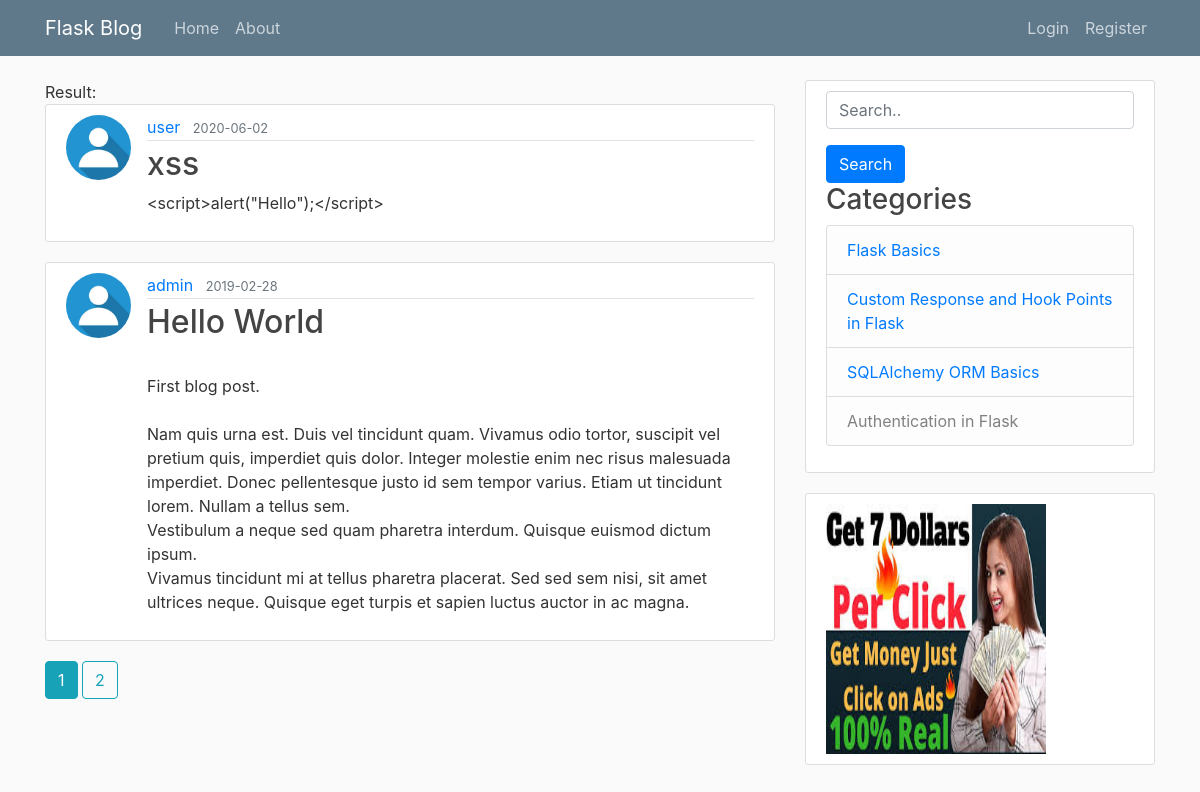
/home, run on an earlier commit of the app's database.
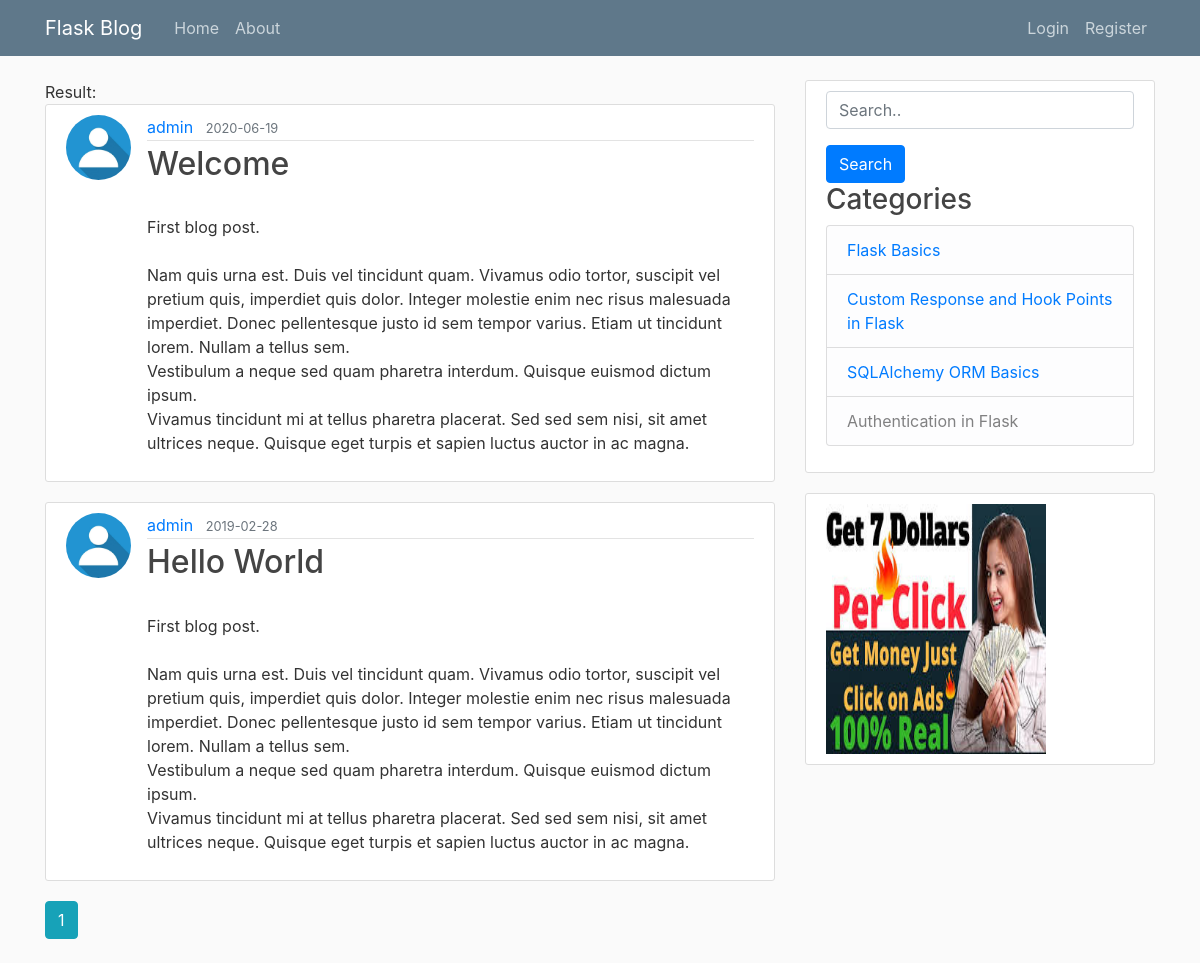
And on a later commit of the database.
### flaskblog/models.py (models this page shows, shortened)
class Post(db.Model):
    id = db.Column(db.Integer, primary_key=True)
    title = db.Column(db.String(100), nullable=False)
    date_posted = db.Column(db.DateTime, nullable=False,
                            default=datetime.utcnow)
    content = db.Column(db.Text(), nullable=False)
    user_id = db.Column(db.Integer, db.ForeignKey('user.id'), nullable=False)

class User(db.Model, UserMixin):
    id = db.Column(db.Integer, primary_key=True)
    username = db.Column(db.String(20), unique=True, nullable=False)
    email = db.Column(db.String(120), unique=True, nullable=False)
    password = db.Column(db.String(60), nullable=False)
    image_file = db.Column(db.String(20), nullable=False,
                           default='default.jpg')
    Posts = db.relationship('Post', backref='author', lazy=True)

### flaskblog/main/routes.py (the view)
@main.route("/")
@main.route("/home")
def home():
    page = request.args.get('page', 1, type=int)
    posts = Post.query.order_by(
        Post.date_posted.desc()).paginate(page=page, per_page=2)
    return render_template('home.html', posts=posts)

### flaskblog/templates/home.html
{% extends "layout.html" %}
{% block content %}
<div>Result: {{query|safe}}</div>
    {% for post in posts.items %}
        <article class="media content-section">
          <img class="rounded-circle article-img" src="{{ url_for('static', filename='profile_pics/' + post.author.image_file) }}">
          <div class="media-body">
            <div class="article-metadata">
              <a class="mr-2" href="{{ url_for('users.user_posts', username=post.author.username) }}">{{ post.author.username }}</a>
              <small class="text-muted">{{ post.date_posted.strftime('%Y-%m-%d') }}</small>
            </div>
            <h2><a class="article-title" href="{{ url_for('posts.post', post_id=post.id) }}">{{ post.title }}</a></h2>
            <p class="article-content">{{ post.content }}</p>
          </div>
        </article>
    {% endfor %}
    {% for page_num in posts.iter_pages(left_edge=1, right_edge=1, left_current=1, right_current=2) %}
      {% if page_num %}
        {% if posts.page == page_num %}
          <a class="btn btn-info mb-4" href="{{ url_for('main.home', page=page_num) }}">{{ page_num }}</a>
        {% else %}
          <a class="btn btn-outline-info mb-4" href="{{ url_for('main.home', page=page_num) }}">{{ page_num }}</a>
        {% endif %}
      {% else %}
        ...
      {% endif %}
    {% endfor %}
{% endblock content %}

### flaskblog/templates/layout.html (shortened to what this page needs)
<!DOCTYPE html>
<html>
    <head>
        <link rel="stylesheet" href="https://maxcdn.bootstrapcdn.com/bootstrap/4.0.0/css/bootstrap.min.css">
        <link rel="stylesheet" type="text/css" href="{{ url_for('static', filename='main.css') }}">
    </head>
    <body>
        <header class="site-header">
        <nav class="navbar navbar-expand-md navbar-dark bg-steel fixed-top">
            <div class="container">
            <a class="navbar-brand mr-4" href="/">Flask Blog</a>
            <div class="collapse navbar-collapse" id="navbarToggle">
                <div class="navbar-nav mr-auto">
                <a class="nav-item nav-link" href="{{ url_for('main.home') }}">Home</a>
                <a class="nav-item nav-link" href="{{ url_for('main.about') }}">About</a>
                </div>
                <div class="navbar-nav">
                {% if current_user.is_authenticated %}
                    <a class="nav-item nav-link" href="{{ url_for('posts.new_post') }}">New Post</a>
                    <a class="nav-item nav-link" href="{{ url_for('users.account') }}">Change Password</a>
                    <a class="nav-item nav-link" href="{{ url_for('users.logout') }}">Logout</a>
                {% else %}
                    <a class="nav-item nav-link" href="{{ url_for('users.login') }}">Login</a>
                    <a class="nav-item nav-link" href="{{ url_for('users.register') }}">Register</a>
                {% endif %}
                </div>
            </div>
            </div>
        </nav>
        </header>
        <main role="main" class="container">
        <div class="row">
            <div class="col-md-8">
            {% block content %}{% endblock %}
            </div>
            <div class="col-md-4">
            <div class="content-section">
                <form  method="GET" action="/search">
                    <p><input class="form-control" type = "text" name="query" id="query"  placeholder="Search.."/></p>
                     <button type="submit" class="btn btn-primary">Search</button>
                </form>
                <h3>Categories</h3>
                <ul class="list-group">
                    <li class="list-group-item list-group-item-light"><a href="#"> Flask Basics</a> </li>
                    <li class="list-group-item list-group-item-light"><a href="#">Custom Response and Hook Points in Flask</a> </li>
                    <li class="list-group-item list-group-item-light"><a href="#">SQLAlchemy ORM Basics</a> </li>
                    <li class="list-group-item list-group-item-light"><a href="#"></a> Authentication in Flask</li>
                </ul>
            </div>
            <div class="content-section">
                <a href="{{ url_for('main.about') }}"  target="_blank">
                    <img width="220" height="250"  src="../static/profile_pics/dolar.jpg"/>
                </a>
            </div>
        </div>
        </main>
    </body>
</html>

### flaskblog/static/main.css (style rules this page uses)
body { background: #fafafa; color: #333333; margin-top: 5rem; }
h1, h2, h3, h4, h5, h6 { color: #444444; }
.bg-steel { background-color: #5f788a; }
.site-header .navbar-nav .nav-link { color: #cbd5db; }
.content-section { background: #ffffff; padding: 10px 20px; border: 1px solid #dddddd; border-radius: 3px; margin-bottom: 20px; }
.article-title { color: #444444; }
.article-content { white-space: pre-line; }
.article-img { height: 65px; width: 65px; margin-right: 16px; }
.article-metadata { padding-bottom: 1px; margin-bottom: 4px; border-bottom: 1px solid #e3e3e3 }

What changed in the data, as far as the page shows it:
removed Post: image_file (placeholder picture), author.username "user", date_posted "2020-06-02", title "xss", content "<script>alert(\"Hello\");</script>"
added Post: image_file (placeholder picture), author.username "admin", date_posted "2020-06-19", title "Welcome", content "First blog post. Nam quis urna est. Duis vel tincidunt quam. Vivamus odio tortor, suscipit vel pretium quis, imperdiet quis dolor. Integer molestie enim nec risus malesuada imperdiet. Donec pellentesque justo id sem tempor varius. Etiam ut tincidunt lorem. Nullam a tellus sem. Vestibulum a neque sed quam pharetra interdum. Quisque euismod dictum ipsum. Vivamus tincidunt mi at tellus pharetra placerat. Sed sed sem nisi, sit amet ultrices neque. Quisque eget turpis et sapien luctus auctor in ac magna."
Also different on the page:
list line gone: "2"
